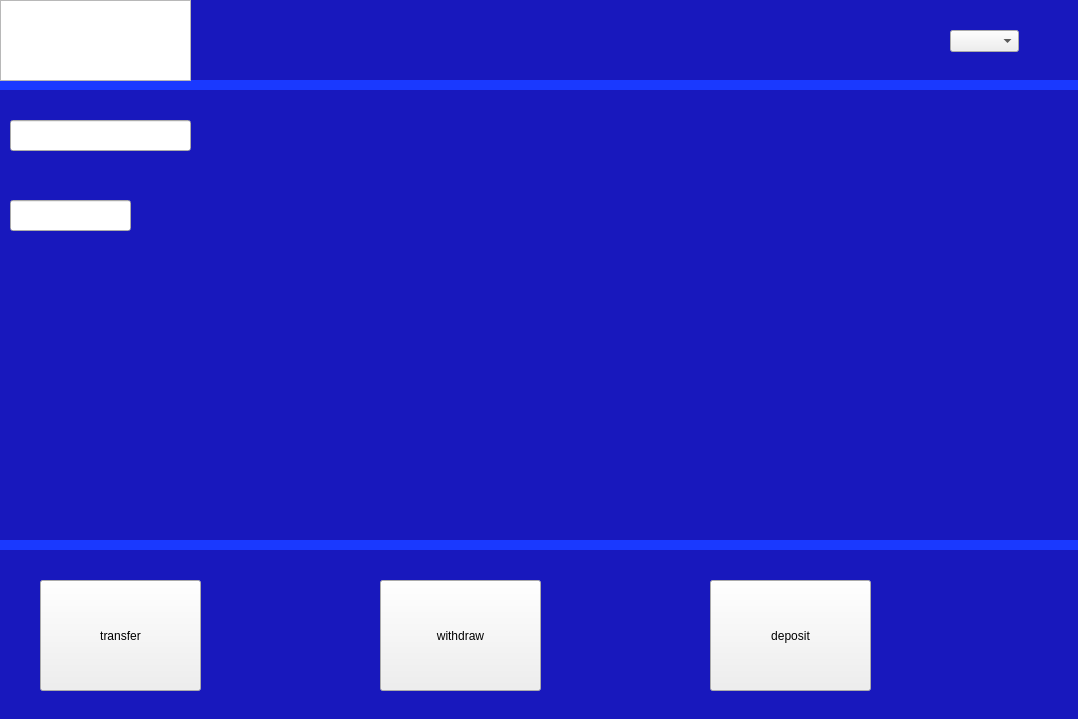
<?xml version="1.0" encoding="UTF-8"?>
<ui version="4.0">
 <class>Form</class>
 <widget class="QWidget" name="Form">
  <property name="geometry">
   <rect>
    <x>0</x>
    <y>0</y>
    <width>1078</width>
    <height>719</height>
   </rect>
  </property>
  <property name="windowTitle">
   <string>Form</string>
  </property>
  <widget class="QLabel" name="label">
   <property name="geometry">
    <rect>
     <x>0</x>
     <y>0</y>
     <width>1081</width>
     <height>721</height>
    </rect>
   </property>
   <property name="styleSheet">
    <string notr="true">
background-color: rgb(24, 24, 189);</string>
   </property>
   <property name="text">
    <string/>
   </property>
  </widget>
  <widget class="Line" name="line">
   <property name="geometry">
    <rect>
     <x>0</x>
     <y>60</y>
     <width>1081</width>
     <height>51</height>
    </rect>
   </property>
   <property name="styleSheet">
    <string notr="true">color: rgb(26, 57, 255);</string>
   </property>
   <property name="frameShadow">
    <enum>QFrame::Plain</enum>
   </property>
   <property name="lineWidth">
    <number>10</number>
   </property>
   <property name="midLineWidth">
    <number>0</number>
   </property>
   <property name="orientation">
    <enum>Qt::Horizontal</enum>
   </property>
  </widget>
  <widget class="QTextEdit" name="textEdit">
   <property name="geometry">
    <rect>
     <x>0</x>
     <y>0</y>
     <width>191</width>
     <height>81</height>
    </rect>
   </property>
  </widget>
  <widget class="Line" name="line_2">
   <property name="geometry">
    <rect>
     <x>0</x>
     <y>520</y>
     <width>1081</width>
     <height>51</height>
    </rect>
   </property>
   <property name="styleSheet">
    <string notr="true">color: rgb(26, 57, 255);</string>
   </property>
   <property name="frameShadow">
    <enum>QFrame::Plain</enum>
   </property>
   <property name="lineWidth">
    <number>10</number>
   </property>
   <property name="midLineWidth">
    <number>0</number>
   </property>
   <property name="orientation">
    <enum>Qt::Horizontal</enum>
   </property>
  </widget>
  <widget class="QComboBox" name="comboBox">
   <property name="geometry">
    <rect>
     <x>950</x>
     <y>30</y>
     <width>69</width>
     <height>22</height>
    </rect>
   </property>
  </widget>
  <widget class="QLineEdit" name="lineEdit">
   <property name="geometry">
    <rect>
     <x>10</x>
     <y>120</y>
     <width>181</width>
     <height>31</height>
    </rect>
   </property>
  </widget>
  <widget class="QLineEdit" name="lineEdit_2">
   <property name="geometry">
    <rect>
     <x>10</x>
     <y>200</y>
     <width>121</width>
     <height>31</height>
    </rect>
   </property>
  </widget>
  <widget class="QPushButton" name="Button_transfer_balance">
   <property name="geometry">
    <rect>
     <x>40</x>
     <y>580</y>
     <width>161</width>
     <height>111</height>
    </rect>
   </property>
   <property name="text">
    <string>transfer</string>
   </property>
  </widget>
  <widget class="QPushButton" name="Button_withdraw_balance">
   <property name="geometry">
    <rect>
     <x>380</x>
     <y>580</y>
     <width>161</width>
     <height>111</height>
    </rect>
   </property>
   <property name="text">
    <string>withdraw</string>
   </property>
  </widget>
  <widget class="QPushButton" name="Button_deposit_balance">
   <property name="geometry">
    <rect>
     <x>710</x>
     <y>580</y>
     <width>161</width>
     <height>111</height>
    </rect>
   </property>
   <property name="text">
    <string>deposit</string>
   </property>
  </widget>
 </widget>
 <resources>
  <include location="../test1.qrc"/>
 </resources>
 <connections/>
</ui>
